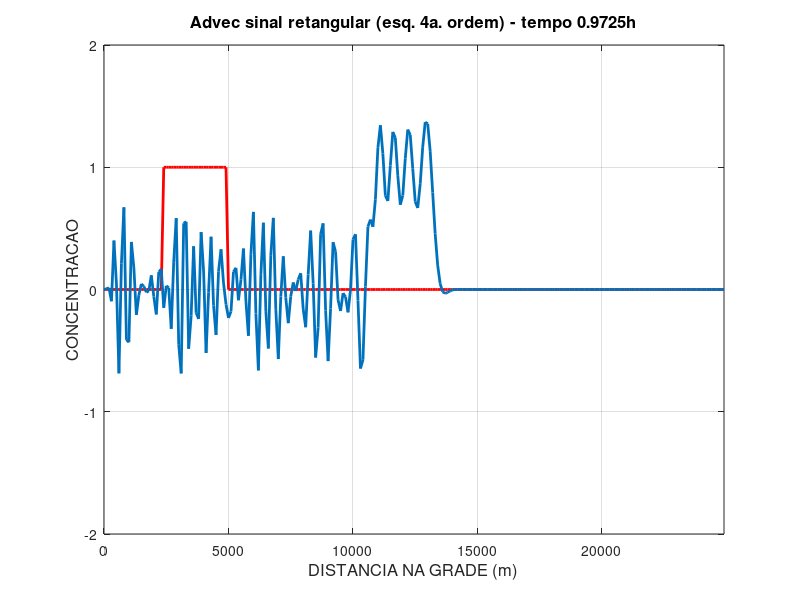

Reproduce this figure in MATLAB.
%%%%%%%%%%%%%%%%%%%%%%%%%%%%%%%%%%%%%%%%%%%%%%%%%%%%%%%%%%%%%%%%%%%%%%%
% Programa desenvolvivo para a Questão 4 da Lista 1 de exercícios da disciplina
% IOF814 - Modelos Numéricos Aplicados a Processos Costeiros e Estuarinos
% ministrada pelo Prof Joseph Harari, do Instituto Oceanográfico da USP.
%
% Para mais detalhes do desenvolvimento da discretização, pode ser conferido
% na solução da Lista, em IOF814/Lista1/outputs/Lista1_IOF814.pdf
%
%%%%%%%%%%%%%%%%%%%%%%%%%%%%%%%%%%%%%%%%%%%%%%%%%%%%%%%%%%%%%%%%%%%%%%%
tic

clear all;
close all;

% definicao dos parametros do modelo, como tamanho da grade, passo de tempo e espaco
% e outras informacoes
%ler parametros do modelo
jmax=250;      %numero de pontos da grade em x
nmax=7200/2;      %numero de passos de tempo
dt=1;         %passo de tempo, em segundos
dx=100;        %espacamento da grade, em m
c=0.2;           %velocidade da corrente em x, em m/s
ci=1;          %valor da concentracao inicial
jin=25;        %indice do ponto inicial da grade com ci
jfi=50;        %indice do ponto final da grade com ci
freqplot=100;   %frequencia de plotagem
conc=2;        %limite maximo do eixo da concentracao no grafico
freqfilt=30;   %frequencia de filtragem

%calculo das constantes do modelo
dx12=12*dx;
q=c*dt/dx;
fatu=zeros(jmax,1);
fren=zeros(jmax,1);
ffilt=zeros(jmax,1);
xgrid=((1:jmax)-1)*dx;

%condicao inicial
fatu(jin:jfi)=ci;
fcin=fatu;
kplot=0;
contfilt=2;

for n=2:nmax
  tempo=n*dt;
  kplot=kplot+1;

  % FORMULA DE RECORRENCIA
  fren(4:jmax-3)=fatu(4:jmax-3) - q*(fatu(2:jmax-5) - 8*fatu(3:jmax-4) + 8*fatu(5:jmax-2) - fatu(6:jmax-1));
  %% aplicando formula de recorrencia em cada ponto extremo da grade
  % formula para 1o e 2o ponto de grade
  fren(2)=fatu(1)-q*(-25*fatu(1)+48*fatu(2)-36*fatu(3)+16*fatu(4)-3*fatu(5));
  fren(3)=fatu(2)-q*(-3*fatu(2)-10*fatu(3)+18*fatu(4)-6*fatu(5)+fatu(6));
  % formula para penultimo e ultimo pontos de grade
  fren(jmax-2)=fatu(jmax-2)-q*(-fatu(jmax-5)+6*fatu(jmax-4)-18*fatu(jmax-3)+10*fatu(jmax-2)+3*fatu(jmax-1));
  fren(jmax-1)=fatu(jmax-1)-q*(3*fatu(jmax-5)-16*fatu(jmax-4)+36*fatu(jmax-3)-48*fatu(jmax-2)+25*fatu(jmax-1));

  if(kplot==freqplot)
    kplot=0;
    %kfig=kfig+1;
    %figure(kfig)
    plot(xgrid,fcin,'r','LineWidth',2)
    hold
    plot(xgrid,fren,'LineWidth',2)
    axis([xgrid(1) xgrid(jmax) -conc conc]);
    title(['Advec sinal retangular (esq. 4a. ordem) - tempo ',...
        num2str(tempo/3600),'h'],'fontsize',12)
    xlabel('DISTANCIA NA GRADE (m)','fontsize',12)
    ylabel('CONCENTRACAO','fontsize',12)
    grid on
  %  XX=num2str(tempo);
    %grafico=['print -djpeg ../outputs/Q04_ord04/q04_ord04_',XX];
    %eval(grafico);
    pause(0.1)
    hold
end
fatu=fren;


end

toc
